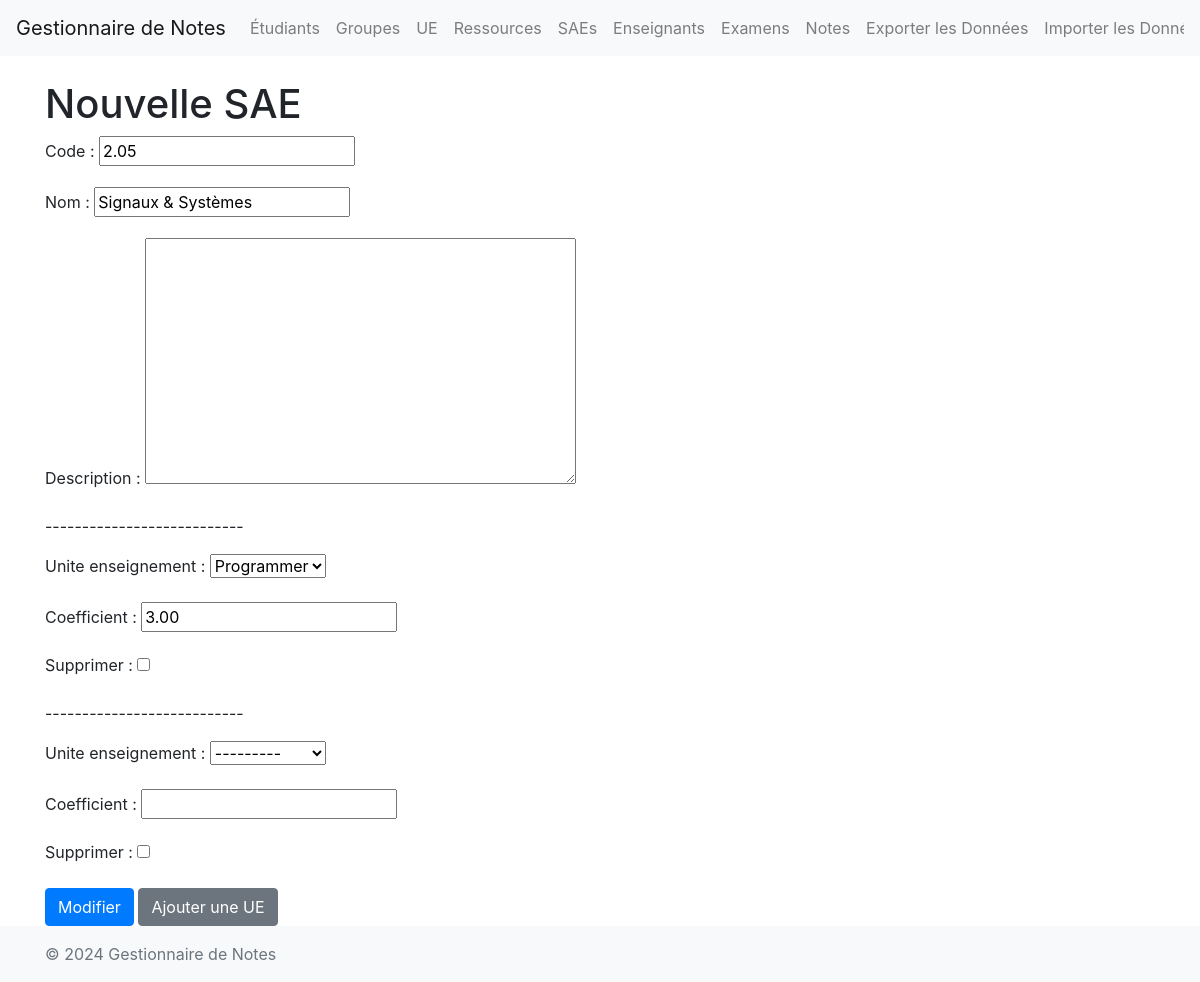
/sae/7/edit/, run on an earlier commit of the app's database.
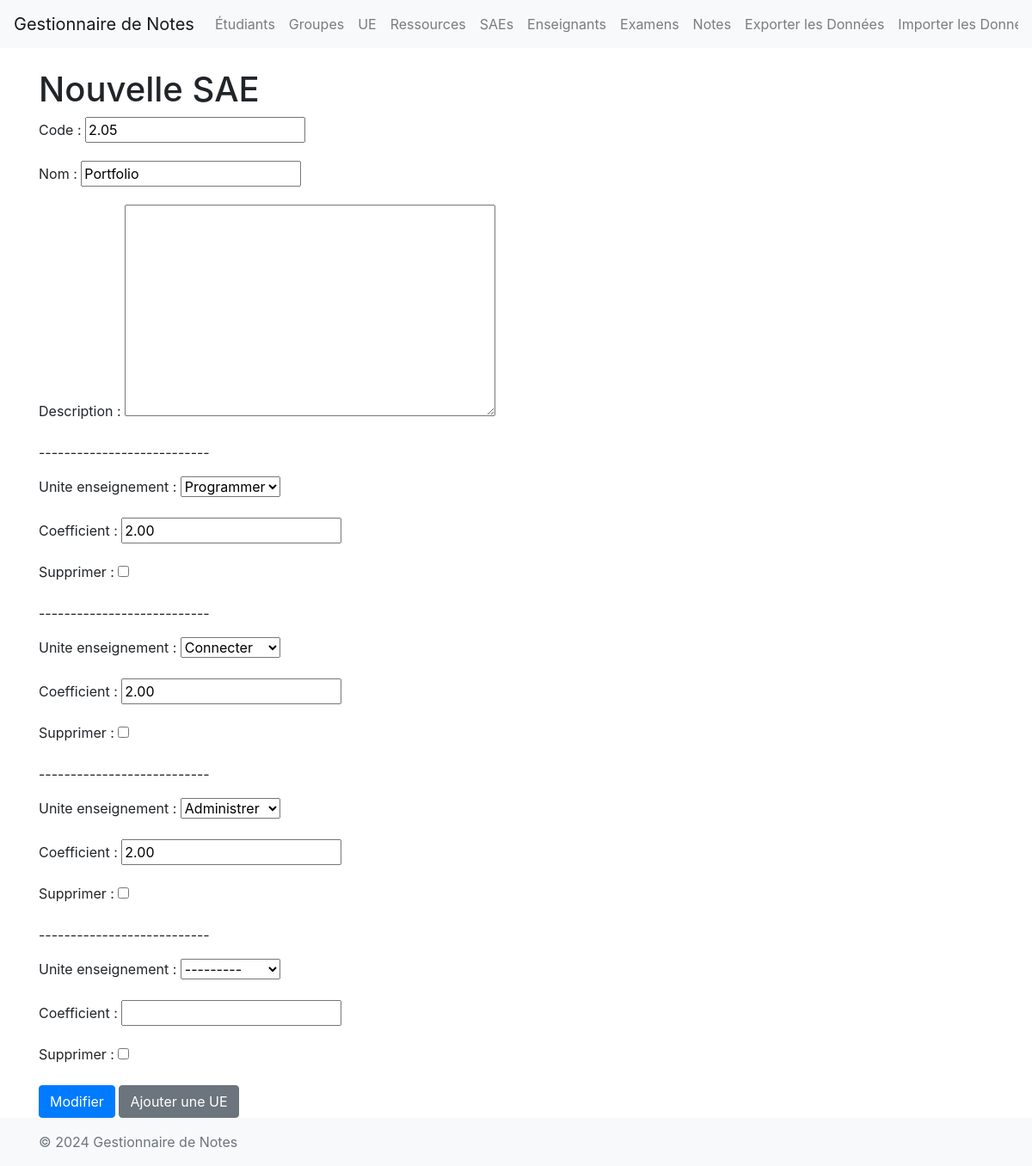
And on a later commit of the database.
### main/models.py (models this page shows, shortened)
class SAE(models.Model):
    code = models.CharField(max_length=10)
    nom = models.CharField(max_length=100)
    description = models.TextField(null=True, blank=True)

### main/views.py (the view)
# urls.py: path('sae/<int:pk>/edit/', views.sae_update, name='sae_update'),
def sae_update(request, pk):
    sae = get_object_or_404(SAE, pk=pk)
    if request.method == 'POST':
        form = SAEForm(request.POST, instance=sae)
        formset = SaeUEFormSet(request.POST, instance=sae)
        if form.is_valid() and formset.is_valid():
            form.save()
            formset.save()
            if 'save_and_add' in request.POST:
                return redirect('sae_update', pk=sae.pk)
            return redirect('sae_detail', pk=sae.pk)
    else:
        form = SAEForm(instance=sae)
        formset = SaeUEFormSet(instance=sae)
    return render(request, 'main/sae_form.html', {'form': form, 'formset': formset})

### main/forms.py
class SAEForm(forms.ModelForm):
    class Meta:
        model = SAE
        fields = ['code', 'nom', 'description']

### main/models.py (called while the page is built)
    def __str__(self):
        return self.code

### main/templates/main/sae_form.html (shortened to what this page needs)
{% extends "main/base.html" %}
{% block content %}
    <h1>Nouvelle SAE</h1>
    <form method="post">{% csrf_token %}
    {{ form.as_p }}
    <section id="ue_field">
    {% for form in formset %}
        <p>---------------------------</p>
        {{ form.as_p }}
    {% endfor %}
    </section>
        <button type="submit" name="save" class="btn btn-primary">{% if form.instance.pk %}Modifier{% else %}Ajouter{% endif %}</button>
        <button type="submit" name="save_and_add" class="btn btn-secondary mt">Ajouter une UE</button>
    </form>
{% endblock %}

What changed in the data, as far as the page shows it:
changed SAE: nom "Signaux & Systèmes" → "Portfolio"
Also different on the page:
form field as_p: "3.00" → "2.00"
form field as_p: "---------" → "Connecter"
form field as_p: (not shown) → "2.00"
new list line: "--------------------------- Unite enseignement : Coefficient : Supprimer : Administrer 2.00 ☐"
new list line: "--------------------------- Unite enseignement : Coefficient : Supprimer : ---------  ☐"
